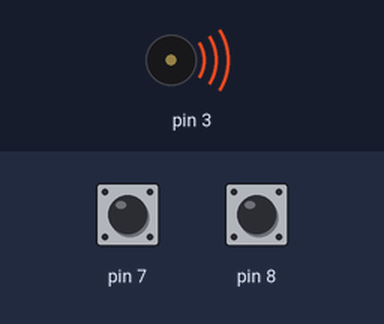
Bench run of a sketch on a simulated Arduino Uno, built with avr-gcc and run on an emulated ATmega328P. Shown: buzzer (waves = sounding). The test bench sets the inputs (shaded band); at power-on: pin 7 HIGH, pin 8 HIGH. What the sketch prints to the serial monitor is not drawn.

Above: at 0.1 s.
Timing chart, 0 to 1.6 s (numbered marks = the images above):
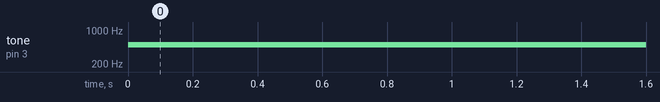

The sketch:

_3B_Piezo.ino
```cpp
//Setup: Two pushbuttons, pull-HIGH resistors, 10k
//Connect high end of buttons to 7 + 8
//LED or Piezo(b) from pin 3

int toner = 500;


int Cscale[] = {262,294,330,349,392,440,494,523};
//               0   1   2   3   4   5   6   7
//      ~~       C   D   E   F   G   A   B   C
//call with Cscale[#] => freq
//not actually called in this script, but feel free to use!


void setup() {
  // put your setup code here, to run once:
pinMode(7, INPUT);
pinMode(8, INPUT);
pinMode(3, OUTPUT);
Serial.begin(9600);
}

void loop() {
  // put your main code here, to run repeatedly:
if(toner>2500){
  toner=300;}
if(toner<300){
  toner=2480;}

if(digitalRead(7) == LOW){
  toner +=20;
}
if(digitalRead(8) == LOW){
  toner -=20;
}
tone(3, toner);
//tone(3, Cscale[0=<i<8]);


Serial.println(toner);
delay(50);

}

//Can you play mary had a little lamb? Hint: A4 = 440hz
//Extra argument for tone(pin, freq, duration(millis))
//Come up with another input for this and map to some frequencies
```

Measured:
- by itself, tone on pin 3: silent → 500 Hz at 0.00 s
